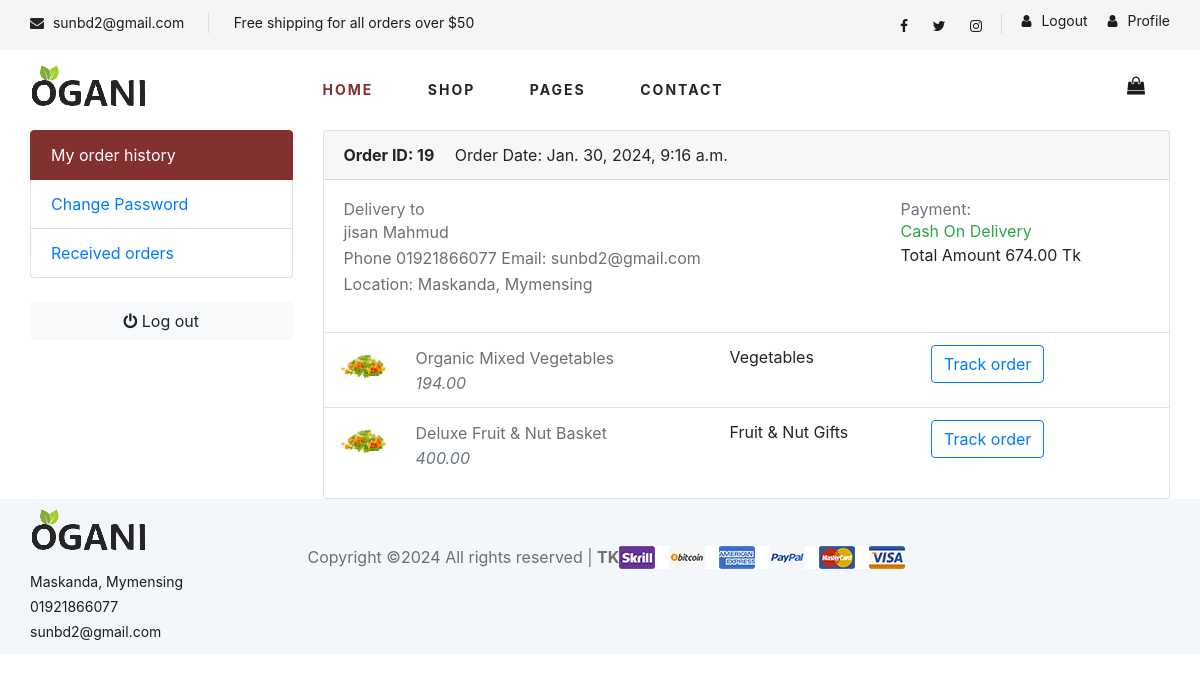
Page /account/profile/ (signed in) on the committed database.
### shop/models.py (models this page shows, shortened)
class SingletonModel(models.Model):
    class Meta:
        abstract = True

class ShopInfo(SingletonModel):
    shop_name = models.CharField(max_length=50)
    address = models.CharField(max_length=100)
    phone_number = models.CharField(max_length=15)
    email_address = models.EmailField(max_length=50)
    about = models.TextField(blank=True, null=True)
    fb_page = models.URLField(max_length=200, blank=True)
    instagram = models.URLField(max_length=200, blank=True)
    twitter = models.URLField(max_length=200, blank=True)
    offer = models.CharField(max_length= 100)

class Product(models.Model):
    product_name = models.CharField(max_length= 40, unique= True)
    slug = models.CharField(max_length= 80)
    description = models.CharField(max_length= 500)
    price = models.DecimalField(decimal_places= 2, max_digits= 12)
    weight = models.DecimalField(max_digits= 5,decimal_places= 2)
    unit = models.CharField(max_length= 10, default= 'kg')
    discount = models.DecimalField(decimal_places= 2, max_digits= 12, blank= True, default= 0) #store discount percentage
    image = models.ImageField(upload_to= 'photos/product')
    stock = models.IntegerField()
    is_available = models.BooleanField(default= True)
    shipping = models.IntegerField(default= 1, blank= True)
    category = models.ForeignKey(Category, on_delete= models.CASCADE, related_name= 'product')
    views = models.IntegerField(default= 0, blank= True)
    created_date = models.DateTimeField(auto_now= True)
    modified_date = models.DateTimeField(auto_now_add= True)
    def after_discount(self):
        if self.discount > 0:
            discounted_price = self.price * (1 - self.discount / 100)
            return Decimal(discounted_price).quantize(Decimal('0.00'))
        else:
            return Decimal(self.price).quantize(Decimal('0.00'))

### order/models.py (models this page shows, shortened)
class Order(models.Model):
    STATUS = (
        ('New', 'New'),
        ('Accepted', 'Accepted'),
        ('Complete', 'complete'),
        ('Received', 'Received')
    )
    user = models.ForeignKey(User, on_delete= models.CASCADE)
    products = models.ManyToManyField(Product)
    first_name = models.CharField(max_length= 50)
    last_name = models.CharField(max_length= 50)
    order_date = models.DateTimeField(auto_now_add= True)
    total_amount = models.DecimalField(max_digits= 12, decimal_places= 2)
    address = models.TextField()
    city = models.CharField(max_length= 100)
    postal_code = models.CharField(max_length= 20)
    phone_number = models.TextField(max_length= 15)
    email_address = models.EmailField(max_length= 50)
    note = models.TextField(max_length= 200, blank= True)
    status = models.CharField(max_length= 10, choices= STATUS, default= 'New')
    payment_method = models.CharField(max_length= 20)

### category/models.py (models this page shows)
class Category(models.Model):
    category_name = models.CharField(max_length= 50, unique= True)
    slug = models.CharField(max_length= 100)
    description = models.TextField(max_length= 250, blank= True)
    cat_image = models.ImageField(upload_to= 'photos/categories', blank= True)
    class Meta:
        verbose_name = 'Category'
        verbose_name_plural = 'Categories'
    def __str__(self):
        return self.category_name

### accounts/views.py (the view)
# urls.py: path('profile/', views.profile, name= 'profile'),
def profile(request):
    if request.user.is_authenticated:
        orders = Order.objects.filter(user=request.user, status__in=['New', 'Accepted', 'Complete'])
        return render(request, 'accounts/dashboard.html', {'orders': orders})

### Ogani/context_processors.py (called while the page is built)
def shop_info(request):
    info = ShopInfo.objects.get(id= 1)
    return dict(shop_info= info)

### category/context_processors.py (called while the page is built)
def category(request):
    categories = Category.objects.all()
    return dict(category= categories)

### accounts/templates/accounts/dashboard.html (shortened to what this page needs)
{% extends "base.html" %}
{% block 'body' %}
<section class="section-conten padding-y bg">
	<div class="container">
		<div class="row">
		<aside class="col-md-3">
			<ul class="list-group">
				<a class="list-group-item active-a" href="{% url 'profile' %}"> My order history </a>
				<a class="list-group-item" href="{% url 'change_password' %}">Change Password </a>
				<a class="list-group-item" href="{% url 'receive'  %}"> Received orders </a>
			</ul>
			<br>
			<a class="btn btn-light btn-block" href="#"> <i class="fa fa-power-off"></i> <span class="text">Log out</span> </a>
		</aside>
		<main class="col-md-9">
			{% for order in orders %}
			<article class="card">
				<header class="card-header">
					<strong class="d-inline-block mr-3">Order ID: {{order.id}}</strong>
					<span>Order Date: {{order.order_date}}</span>
				</header>
				<div class="card-body">
					<div class="row">
						<div class="col-md-8">
							<h6 class="text-muted">Delivery to</h6>
							<p>{{order.first_name}} {{order.last_name}} <br>
							Phone {{order.phone_number}} Email: {{order.email_address}} <br>
							Location: {{order.address}}
							 </p>
						</div>
						<div class="col-md-4">
							<h6 class="text-muted">Payment: </h6>
							<span class="text-success">{{order.payment_method}}</span><br/>
							 <span class="b">Total Amount {{order.total_amount}} Tk</span>
						</div>
					</div>
				</div>
				<div class="table-responsive">
				<table class="table table-hover">
					{% for product in order.products.all %}
					<tr>
						<td width="80">
							<img src="{{product.image.url}}" class="img-xs">
						</td>
						<td>
							<p class="title mb-0">{{product.product_name}} </p>
							<var class="price text-muted">{{product.after_discount}}</var>
						</td>
						<td>{{product.category}}</td>
						<td width="250" class="toggle-button">
							<button class="btn btn-outline-primary">Track order</button>
						</td>
					</tr>
					{% endfor %}
				</table>
				</div>
				</article>
			{% endfor %}
		</main>
	</div>
	</div>
</section>
{% endblock %}

### templates/base.html (shortened to what this page needs)
{% load static %}
<!DOCTYPE html>
<html lang="en">
<head>
    <link rel="stylesheet" href="{% static 'css/bootstrap.min.css' %}" type="text/css">
    <link rel="stylesheet" href="{% static 'css/font-awesome.min.css' %}" type="text/css">
    <link rel="stylesheet" href=" {% static 'css/elegant-icons.css' %}" type="text/css">
    <link rel="stylesheet" href=" {% static 'css/nice-select.css' %}" type="text/css">
    <link rel="stylesheet" href=" {% static 'css/jquery-ui.min.css' %}" type="text/css">
    <link rel="stylesheet" href=" {% static 'css/owl.carousel.min.css' %}" type="text/css">
    <link rel="stylesheet" href=" {% static 'css/slicknav.min.css' %}" type="text/css">
    <link rel="stylesheet" href=" {% static 'css/slicknav.min.css' %}" type="text/css">
    <link rel="stylesheet" href=" {% static 'sass/style.css' %}" type="text/css">
    <link rel="stylesheet" href=" {% static 'sass/review.css' %}" type="text/css">
</head>
<body>
 <header class="header">
    <div class="header__top">
        <div class="container">
            <div class="row">
                <div class="col-lg-6 col-md-6">
                    <div class="header__top__left">
                        <ul>
                            <li><i class="fa fa-envelope"></i> {{shop_info.email_address}}</li>
                            <li>{{shop_info.offer}}</li>
                        </ul>
                    </div>
                </div>
                <div class="col-lg-6 col-md-6">
                    <div class="header__top__right">
                        <div class="header__top__right__social">
                            <a href="{{shop_info.fb_page}}"><i class="fa fa-facebook"></i></a>
                            <a href="{{shop_info.twitter}}"><i class="fa fa-twitter"></i></a>
                            <a href="{{shop_info.instagram}}"><i class="fa fa-instagram"></i></a>
                        </div>
                        <div class="header__top__right__auth">
                            {% if user.is_authenticated %}
                            <a href="{% url 'profile' %}"><i class="fa fa-user"></i> Profile</a>
                            <a href="{% url 'logout' %}"><i class="fa fa-user"></i> Logout</a>
                            {% else %}
                            <a href="{% url 'register' %}"><i class="fa fa-user"></i> Sign Up</a>
                            <a href="{% url 'login' %}"><i class="fa fa-user"></i> Login</a>
                            {% endif %}
                        </div>
                    </div>
                </div>
            </div>
        </div>
    </div>
    <div class="container">
        <div class="row">
            <div class="col-lg-3">
                <div class="header__logo">
                    <a href="{% url 'home' %}"><img src="{% static 'img/logo.png' %}" alt=""></a>
                </div>
            </div>
            <div class="col-lg-6">
                <nav class="header__menu">
                    <ul>
                        <li class="active"><a href="{% url 'home' %}">Home</a></li>
                        <li><a href="{% url 'shop' %}">Shop</a></li>
                        <li><a href="#">Pages</a>
                        </li>
                        <li><a href="{% url 'contact' %}">Contact</a></li>
                    </ul>
                </nav>
            </div>
            <div class="col-lg-3">
                <div class="header__cart">
                    <ul>
                        <li><a href="{% url 'cart' %}"><i class="fa fa-shopping-bag"></i></a></li>
                    </ul>
                </div>
            </div>
        </div>
    </div>
</header>
    {% block 'body' %}
    {% endblock %}
    <footer class="footer spad">
        <div class="container">
            <div class="row">
                <div class="col-lg-3 col-md-6 col-sm-6">
                    <div class="footer__about">
                        <div class="footer__about__logo">
                            <a href="{% url 'home' %}"><img src="img/logo.png" alt=""></a>
                        </div>
                        <ul>
                            <li>{{shop_info.address}}</li>
                            <li>{{shop_info.phone_number}}</li>
                            <li>{{shop_info.email_address}}</li>
                        </ul>
                    </div>
                </div>
            <div class="row">
                <div class="col-lg-12">
                    <div class="footer__copyright">
                        <div class="footer__copyright__text">
                            <p>
                                Copyright &copy;<script>document.write(new Date().getFullYear());</script> All rights reserved | <b>TK</b>
                            </p>
                        </div>
                        <div class="footer__copyright__payment"><img src="{% static 'img/payment-item.png' %}" alt=""></div>
                    </div>
                </div>
            </div>
        </div>
    </footer>
</body>
</html>

### static/sass/style.css (style rules this page uses)
h1, h2, h3, h4, h5, h6 { margin: 0; color: #111111; font-weight: 400; }
h6 { font-size: 16px; }
p { font-size: 16px; color: #6f6f6f; font-weight: 400; line-height: 26px; margin: 0 0 15px 0; }
img { max-width: 100%; }
ul, ol { padding: 0; margin: 0; }
.spad { padding-top: 100px; padding-bottom: 100px; }
.header__top { background: #f5f5f5; }
.header__top__left { padding: 10px 0 13px; }
.header__top__left ul li { font-size: 14px; color: #1c1c1c; display: inline-block; margin-right: 45px; position: relative; }
.header__top__left ul li:after { position: absolute; right: -25px; top: 1px; height: 20px; width: 1px; background: #000000; opacity: .1; content: ""; }
.header__top__left ul li:last-child { margin-right: 0; }
.header__top__left ul li:last-child:after { display: none; }
.header__top__left ul li i { color: #252525; margin-right: 5px; }
.header__top__right { text-align: right; padding: 10px 0 13px; }
.header__top__right__social { position: relative; display: inline-block; margin-right: 15px; }
.header__top__right__social:after { position: absolute; right: -20px; top: 1px; height: 20px; width: 1px; background: #000000; opacity: .1; content: ""; }
.header__top__right__social a { font-size: 14px; display: inline-block; color: #1c1c1c; margin-right: 20px; }
.header__top__right__social a:last-child { margin-right: 0; }
.header__top__right__auth { display: inline-block; }
.header__top__right__auth a { display: block; font-size: 14px; color: #1c1c1c; float: right; margin-left: 20px; }
.header__top__right__auth a i { margin-right: 6px; }
.header__logo { padding: 15px 0; }
.header__logo a { display: inline-block; }
.header__menu { padding: 24px 0; }
.header__menu ul li { list-style: none; display: inline-block; margin-right: 50px; position: relative; }
.header__menu ul li.active a { color: #833030; }
.header__menu ul li:last-child { margin-right: 0; }
.header__menu ul li a { font-size: 14px; color: #252525; text-transform: uppercase; font-weight: 700; letter-spacing: 2px; -webkit-transition: all, 0.3s; transition: all, 0.3s; padding: 5px 0; display: block; }
.header__cart { text-align: right; padding: 24px 0; }
.header__cart ul { display: inline-block; margin-right: 25px; }
.header__cart ul li { list-style: none; display: inline-block; margin-right: 15px; }
.header__cart ul li:last-child { margin-right: 0; }
.header__cart ul li a { position: relative; }
.header__cart ul li a i { font-size: 18px; color: #1c1c1c; }
.footer { background: #F3F6FA; padding-top: 10px; padding-bottom: 0; }
.footer__about { margin-bottom: 10px; }
.footer__about ul li { font-size: 14px; color: #1c1c1c; line-height: 25px; list-style: none; }
.footer__about__logo { margin-bottom: 10px; }
.footer__about__logo a { display: inline-block; }
.footer__copyright { padding: 15px 0; overflow: hidden; margin-top: 20px; float: left; }
.footer__copyright__text { font-size: 14px; color: #1c1c1c; float: left; line-height: 25px; }
.footer__copyright__payment { float: right; }
@media only screen and (min-width: 1200px) { .container { max-width: 1170px; } }
.active-a { background-color: #833030; border-color: #833030; color: white; }

### rows in the picture
ShopInfo: email_address "sunbd2@gmail.com", offer "Free shipping for all orders over $50", address "Maskanda, Mymensing", phone_number "01921866077"
Order: id "19", order_date "Jan. 30, 2024, 9:16 a.m.", first_name "jisan", last_name "Mahmud", phone_number "01921866077", email_address "sunbd2@gmail.com", address "Maskanda, Mymensing", payment_method "Cash On Delivery", total_amount "674.00"
Product: image (picture), product_name "Organic Mixed Vegetables", after_discount "194.00", category "Vegetables"
Product: image (picture), product_name "Deluxe Fruit & Nut Basket", after_discount "400.00", category "Fruit & Nut Gifts"
